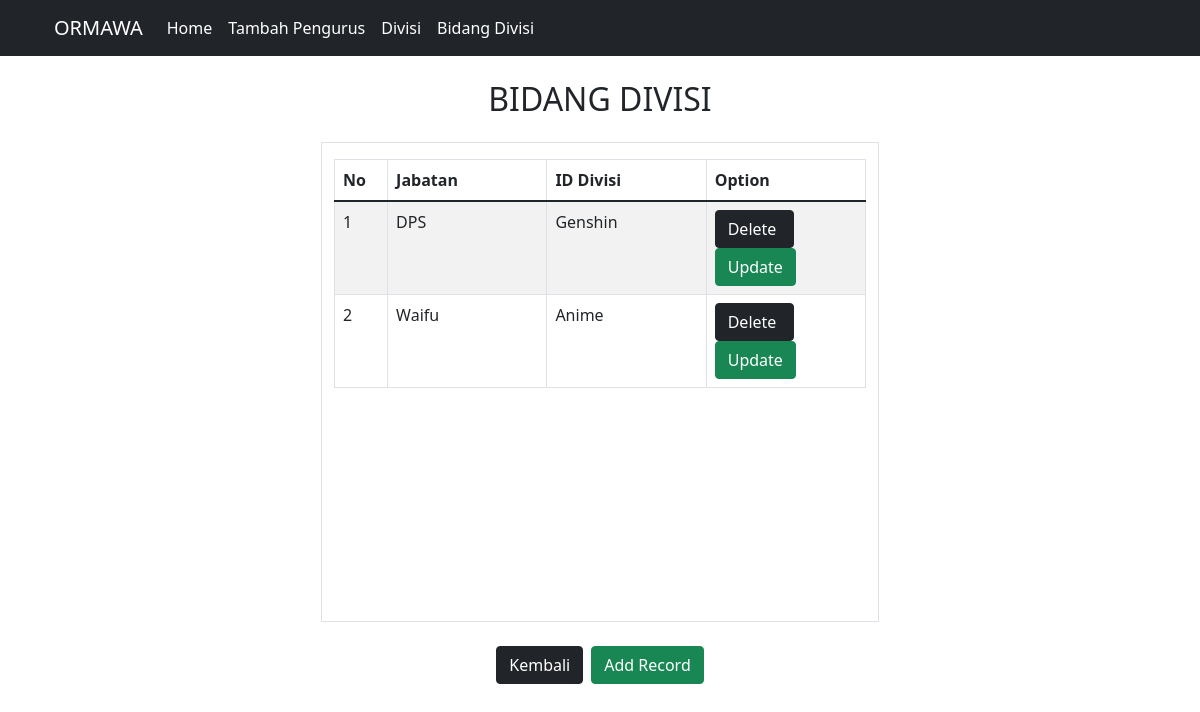
/tabelbidang.php, run on the app's committed database.
### tables this page shows
CREATE TABLE `bidang_divisi` (
  `id_bidang` int(16) NOT NULL AUTO_INCREMENT,
  `jabatan` varchar(64) NOT NULL,
  `id_divisi` int(16) NOT NULL,
  PRIMARY KEY (`id_bidang`),
  KEY `divisi` (`id_divisi`),
  CONSTRAINT `divisi` FOREIGN KEY (`id_divisi`) REFERENCES `divisi` (`id_divisi`) ON DELETE CASCADE ON UPDATE CASCADE
);

CREATE TABLE `divisi` (
  `id_divisi` int(16) NOT NULL AUTO_INCREMENT,
  `nama_divisi` varchar(32) NOT NULL,
  PRIMARY KEY (`id_divisi`)
);

### includes/DB.php (called while the page is built, shortened)
<?php
class DB
{
    var $db_host = "";
    var $db_user = "";
    var $db_pass = "";
    var $db_name = "";
    var $db_link = "";
    var $result = 0;
    function DB($db_host = '', $db_user = '', $db_pass = '', $db_name = '')
    {
        $this->db_host = $db_host;
        $this->db_user = $db_user;
        $this->db_pass = $db_pass;
        $this->db_name = $db_name;
    }
    function open()
    {
        $this->db_link = mysqli_connect($this->db_host, $this->db_user, $this->db_pass, $this->db_name);
    }
    function execute($query = "")
    {
        $this->result = mysqli_query($this->db_link, $query);
        return $this->result;
    }
    function getResult()
    {
        return mysqli_fetch_array($this->result);
    }
}
?>

### includes/BidangDivisi.php (called while the page is built, shortened)
<?php
class BidangDivisi extends DB{
    function getBidangDivisi(){
        $query = "SELECT * FROM bidang_divisi";
        return $this->execute($query);
    }
}
?>

### conf.php (called while the page is built)
<?php
$db_host = "localhost";
$db_user = "root";
$db_pass = "";
$db_name = "dbtp2";
?>

### includes/Divisi.php (called while the page is built, shortened)
<?php
class Divisi extends DB{
    function getWhereDivisi($id_divisi){
        $query = "SELECT * FROM divisi where id_divisi = $id_divisi";
        return $this->execute($query);
    }
}
?>

### tabelbidang.php (the view, shortened to what this page needs)
<?php
include("conf.php");
include("includes/DB.php");
include("includes/Divisi.php");
include("includes/BidangDivisi.php");
$divisi = new Divisi($db_host, $db_user, $db_pass, $db_name);
$divisi->open();
$BidangDivisi = new BidangDivisi($db_host, $db_user, $db_pass, $db_name);
$BidangDivisi->open();
$data = null;
$no = 1;
$BidangDivisi->getBidangDivisi();
while(list($id_bidang, $jabatan, $id_divisi) = $BidangDivisi->getResult()){
    $divisi->getWhereDivisi($id_divisi);
    $nama_divisi = $divisi->getResult();
    $data .= "<tr>
    <td>". $no ." </td>
    <td>". $jabatan."</td>
    <td>". $nama_divisi['nama_divisi']."</td>
    <td><button class='btn btn-dark' name='hapus'><a style='text-decoration: none; color:white;' href='tabelbidang.php?delete_key=$id_bidang'>Delete</a>&nbsp</button>
    <button class='btn btn-success' ><a style='text-decoration: none; color:white;' href='editbidang.php?update_key=$id_bidang'>Update</a></button>
    </tr>";
    $no++;
}

### data on the page
bidang_divisi: jabatan "DPS", id_divisi.nama_divisi "Genshin"
bidang_divisi: jabatan "Waifu", id_divisi.nama_divisi "Anime"

### other printed values
$this->content "ORMAWA Home Tambah Pengurus Divisi Bidang Divisi BIDANG DIVISI No Jabatan ID Divisi Option Kembali Add Record"
